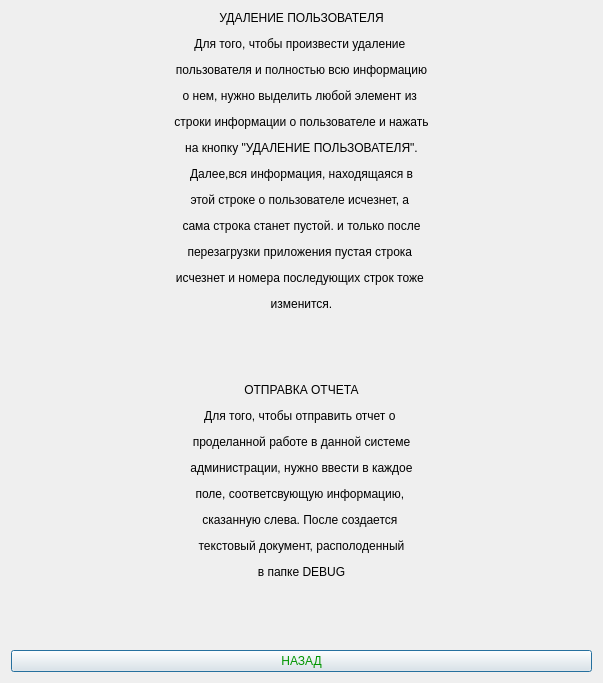
<?xml version="1.0" encoding="UTF-8"?>
<ui version="4.0">
 <class>sprpolzovat2</class>
 <widget class="QDialog" name="sprpolzovat2">
  <property name="geometry">
   <rect>
    <x>0</x>
    <y>0</y>
    <width>603</width>
    <height>683</height>
   </rect>
  </property>
  <property name="windowTitle">
   <string/>
  </property>
  <layout class="QVBoxLayout" name="verticalLayout">
   <item>
    <widget class="QLabel" name="label">
     <property name="sizePolicy">
      <sizepolicy hsizetype="Minimum" vsizetype="Maximum">
       <horstretch>0</horstretch>
       <verstretch>0</verstretch>
      </sizepolicy>
     </property>
     <property name="styleSheet">
      <string notr="true">font: 75 10pt &quot;MS Sans Serif&quot;;</string>
     </property>
     <property name="text">
      <string>&lt;html&gt;&lt;head/&gt;&lt;body&gt;&lt;p align=&quot;center&quot;&gt;УДАЛЕНИЕ ПОЛЬЗОВАТЕЛЯ&lt;/p&gt;&lt;p align=&quot;center&quot;&gt;Для того, чтобы произвести удаление &lt;/p&gt;&lt;p align=&quot;center&quot;&gt;пользователя и полностью всю информацию&lt;/p&gt;&lt;p align=&quot;center&quot;&gt;о нем, нужно выделить любой элемент из &lt;/p&gt;&lt;p align=&quot;center&quot;&gt;строки информации о пользователе и нажать&lt;/p&gt;&lt;p align=&quot;center&quot;&gt;на кнопку &amp;quot;УДАЛЕНИЕ ПОЛЬЗОВАТЕЛЯ&amp;quot;.&lt;/p&gt;&lt;p align=&quot;center&quot;&gt;Далее,вся информация, находящаяся в&lt;/p&gt;&lt;p align=&quot;center&quot;&gt;этой строке о пользователе исчезнет, а &lt;/p&gt;&lt;p align=&quot;center&quot;&gt;сама строка станет пустой. и только после&lt;/p&gt;&lt;p align=&quot;center&quot;&gt;перезагрузки приложения пустая строка &lt;/p&gt;&lt;p align=&quot;center&quot;&gt;исчезнет и номера последующих строк тоже &lt;/p&gt;&lt;p align=&quot;center&quot;&gt;изменится.&lt;/p&gt;&lt;/body&gt;&lt;/html&gt;</string>
     </property>
    </widget>
   </item>
   <item>
    <spacer name="verticalSpacer">
     <property name="orientation">
      <enum>Qt::Vertical</enum>
     </property>
     <property name="sizeHint" stdset="0">
      <size>
       <width>20</width>
       <height>20</height>
      </size>
     </property>
    </spacer>
   </item>
   <item>
    <widget class="QLabel" name="label_2">
     <property name="sizePolicy">
      <sizepolicy hsizetype="Minimum" vsizetype="Maximum">
       <horstretch>0</horstretch>
       <verstretch>0</verstretch>
      </sizepolicy>
     </property>
     <property name="styleSheet">
      <string notr="true">font: 75 10pt &quot;MS Sans Serif&quot;;</string>
     </property>
     <property name="text">
      <string>&lt;html&gt;&lt;head/&gt;&lt;body&gt;&lt;p align=&quot;center&quot;&gt;ОТПРАВКА ОТЧЕТА&lt;/p&gt;&lt;p align=&quot;center&quot;&gt;Для того, чтобы отправить отчет о &lt;/p&gt;&lt;p align=&quot;center&quot;&gt;проделанной работе в данной системе&lt;/p&gt;&lt;p align=&quot;center&quot;&gt; администрации, нужно ввести в каждое&lt;/p&gt;&lt;p align=&quot;center&quot;&gt; поле, соответсвующую информацию, &lt;/p&gt;&lt;p align=&quot;center&quot;&gt;сказанную слева. После создается &lt;/p&gt;&lt;p align=&quot;center&quot;&gt;текстовый документ, располоденный&lt;/p&gt;&lt;p align=&quot;center&quot;&gt; в папке DEBUG&lt;/p&gt;&lt;/body&gt;&lt;/html&gt;</string>
     </property>
    </widget>
   </item>
   <item>
    <spacer name="verticalSpacer_2">
     <property name="orientation">
      <enum>Qt::Vertical</enum>
     </property>
     <property name="sizeHint" stdset="0">
      <size>
       <width>20</width>
       <height>20</height>
      </size>
     </property>
    </spacer>
   </item>
   <item>
    <widget class="QPushButton" name="pushButton">
     <property name="styleSheet">
      <string notr="true">color: rgb(0, 149, 0);</string>
     </property>
     <property name="text">
      <string>НАЗАД</string>
     </property>
    </widget>
   </item>
  </layout>
 </widget>
 <resources/>
 <connections>
  <connection>
   <sender>pushButton</sender>
   <signal>clicked()</signal>
   <receiver>sprpolzovat2</receiver>
   <slot>close()</slot>
   <hints>
    <hint type="sourcelabel">
     <x>192</x>
     <y>654</y>
    </hint>
    <hint type="destinationlabel">
     <x>458</x>
     <y>641</y>
    </hint>
   </hints>
  </connection>
 </connections>
</ui>
